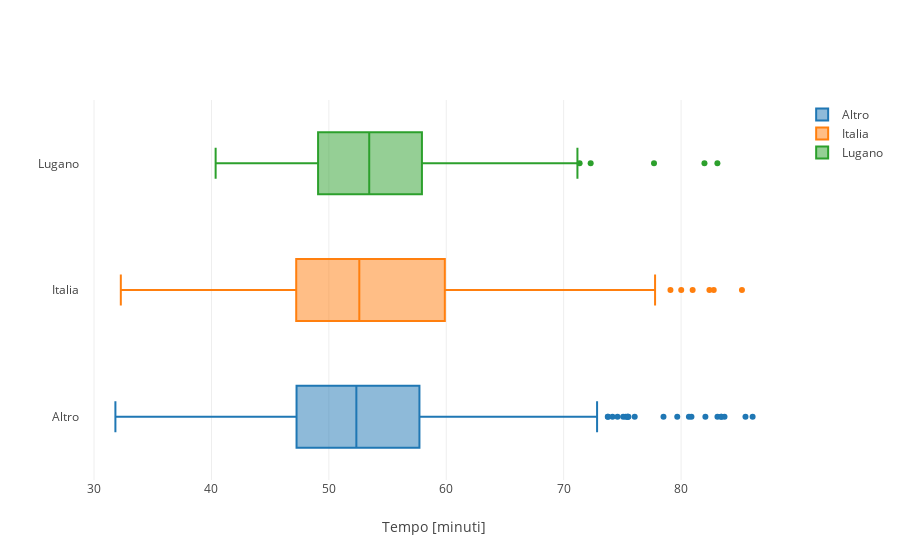

Notebook code cell kept with this figure:
### Code cell
# Rappresentazione come boxplot
data = []
for val in support:
    num_g = tempo[cat == val] # tempi per le osservazioni corrispondenti
    trace = go.Box(x=num_g, name=val)
    data.append(trace)

layout = go.Layout(
    xaxis=dict(title="Tempo [minuti]"),
)

fig = go.Figure(data=data, layout=layout)
py.iplot(fig)

### Figure 1 — Plotly figure (JSON) as saved in the notebook; plotly's stock layout.template omitted (floating-point values rounded to 4 significant figures; data arrays with more than 128 entries replaced by an {"elided": "..."} marker saying what was removed)
{"data": [{"name": "Altro", "type": "box", "uid": "ad3ad8ce-d04c-11e8-ab96-3052cb2086f3", "x": {"elided": "826 float values"}}, {"name": "Italia", "type": "box", "uid": "ad3adae0-d04c-11e8-ab96-3052cb2086f3", "x": {"elided": "304 float values"}}, {"name": "Lugano", "type": "box", "uid": "ad3adbf8-d04c-11e8-ab96-3052cb2086f3", "x": [40.36, 40.66, 40.88, 41.3, 42.2, 43.52, 43.55, 43.66, 43.89, 44.02, 44.02, 44.3, 44.83, 45.35, 45.96, 46.69, 47.27, 47.37, 47.78, 47.88, 47.93, 48.19, 48.2, 48.52, 48.82, 48.91, 48.98, 49.07, 49.12, 49.16, 49.23, 49.42, 49.59, 50.12, 50.14, 50.3, 50.41, 50.47, 50.62, 50.87, 51.02, 51.12, 51.22, 51.38, 51.98, 52.16, 52.5, 52.52, 52.54, 52.65, 52.72, 52.84, 52.94, 52.95, 53.33, 53.44, 53.46, 53.49, 53.54, 53.57, 53.68, 53.82, 53.88, 53.95, 53.99, 54.53, 54.64, 54.76, 54.86, 54.87, 54.92, 54.94, 55.42, 55.44, 55.51, 56.13, 56.2, 56.25, 56.56, 56.89, 57.23, 57.48, 57.64, 58.02, 58.73, 58.88, 59.02, 59.38, 60.12, 60.35, 60.4, 60.41, 60.64, 60.76, 61.01, 61.06, 62.63, 63.09, 64.05, 65.8, 65.8, 65.85, 66.44, 67.59, 68.22, 71.17, 71.36, 72.3, 77.69, 81.99, 83.09]}], "layout": {"xaxis": {"title": "Tempo [minuti]"}}}
